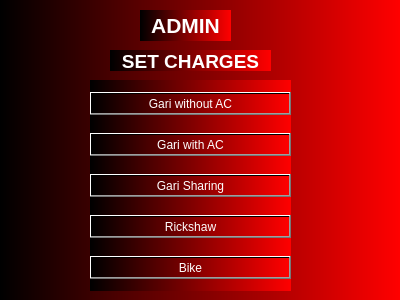
<?xml version="1.0" encoding="UTF-8"?>
<ui version="4.0">
 <class>adminSetCharges</class>
 <widget class="QDialog" name="adminSetCharges">
  <property name="geometry">
   <rect>
    <x>0</x>
    <y>0</y>
    <width>400</width>
    <height>300</height>
   </rect>
  </property>
  <property name="windowTitle">
   <string>Dialog</string>
  </property>
  <property name="styleSheet">
   <string notr="true">font: 8pt &quot;MS Reference Sans Serif&quot;;
background-color: qlineargradient(spread:pad, x1:0, y1:0, x2:1, y2:0, stop:0 rgba(0, 0, 0), stop:1 rgba(255, 0, 0));
color: rgb(255, 255, 255);</string>
  </property>
  <widget class="QWidget" name="layoutWidget">
   <property name="geometry">
    <rect>
     <x>90</x>
     <y>80</y>
     <width>201</width>
     <height>211</height>
    </rect>
   </property>
   <layout class="QVBoxLayout" name="verticalLayout">
    <item>
     <widget class="QPushButton" name="pushButton_GariWithoutAC">
      <property name="text">
       <string>Gari without AC</string>
      </property>
     </widget>
    </item>
    <item>
     <widget class="QPushButton" name="pushButton_2_GariWithAC">
      <property name="text">
       <string>Gari with AC</string>
      </property>
     </widget>
    </item>
    <item>
     <widget class="QPushButton" name="pushButton_3_GariSharing">
      <property name="text">
       <string>Gari Sharing</string>
      </property>
     </widget>
    </item>
    <item>
     <widget class="QPushButton" name="pushButton_4_Rickshaw">
      <property name="text">
       <string>Rickshaw</string>
      </property>
     </widget>
    </item>
    <item>
     <widget class="QPushButton" name="pushButton_5_Bike">
      <property name="text">
       <string>Bike</string>
      </property>
     </widget>
    </item>
   </layout>
  </widget>
  <widget class="QLabel" name="label">
   <property name="geometry">
    <rect>
     <x>140</x>
     <y>10</y>
     <width>91</width>
     <height>31</height>
    </rect>
   </property>
   <property name="text">
    <string>&lt;html&gt;&lt;head/&gt;&lt;body&gt;&lt;p align=&quot;center&quot;&gt;&lt;span style=&quot; font-size:16pt; font-weight:600;&quot;&gt;ADMIN&lt;/span&gt;&lt;/p&gt;&lt;/body&gt;&lt;/html&gt;</string>
   </property>
  </widget>
  <widget class="QLabel" name="label_2">
   <property name="geometry">
    <rect>
     <x>110</x>
     <y>50</y>
     <width>161</width>
     <height>21</height>
    </rect>
   </property>
   <property name="text">
    <string>&lt;html&gt;&lt;head/&gt;&lt;body&gt;&lt;p align=&quot;center&quot;&gt;&lt;span style=&quot; font-size:14pt; font-weight:600;&quot;&gt;SET CHARGES&lt;/span&gt;&lt;/p&gt;&lt;/body&gt;&lt;/html&gt;</string>
   </property>
  </widget>
 </widget>
 <resources/>
 <connections/>
</ui>
